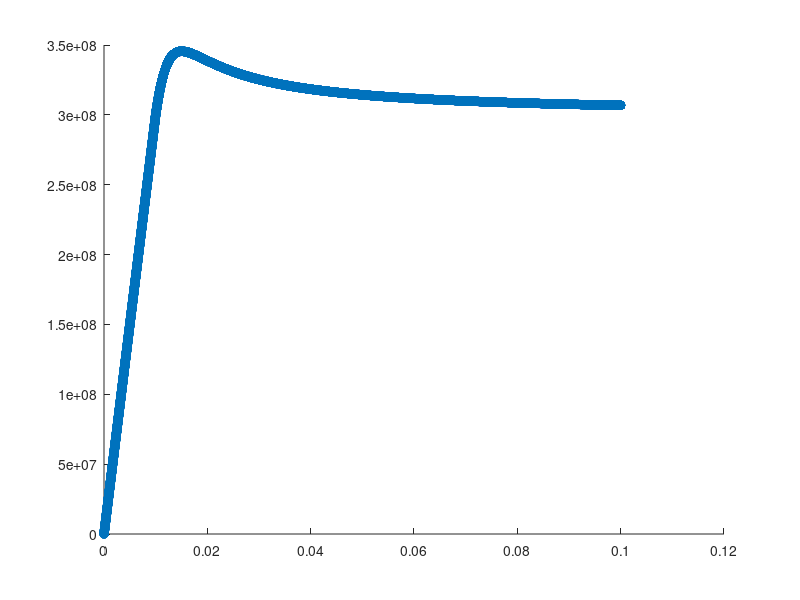

Reproduce this figure in MATLAB.
%% Script to simulate a basic stress-strain curve

%%Simulation Constants
b = 0.5*10^-10; %Burgers constant meters
E = 30*10^9; %elastic modulus in Pa
B = 200; %arbitrary constant for dislocation velocity
strainRate = 10^-3; 
disDensity = 10^12; %starting dislocation density, in m^2
SchmidtFactor = 0.5; %Schmidt Factor/Taylor FActor
dt = 10^-3; %step magnitude for simulation

%Dislocation Density Rate Constants
a1 = (10^12)^0.5; 
a2 = (10^12)^-1.9;

%Strengthening Mechanism Constants - all given in Pa
CRSS = 1.5*10^8; %Critical Resolved Shear Stress
tauWH =0;
tauPRE =0;
tauSS = 0;
tauGB = 0;

%Vectors to hold stress and strain values
stress = [0];
strain = [0];
plasticStrain = [0];


t = 0; %time
disDensityRate = 0; %dislocation density rate of change
v = 0; %dislocation velocity

isPlastic = 0; %Binary integer to indicate when we have moved to the plastic regime

yieldStress=0;
yieldStrain=0;

for n = 1:100000
    
    t = t + dt;
    strain = [strain, strainRate*t]; %update strain vector with total strain
    
    if isPlastic ==0

        stressVal = E*strainRate*t;

        RSS = stressVal*SchmidtFactor; %Resolved shear stress
        
        totalStrengthening = CRSS + tauWH + tauPRE + tauSS + tauGB;
    
        if RSS > (totalStrengthening)
            isPlastic=1; 
            yieldStress = stressVal;
            yieldStrain = strainRate*t;
        end
        
         if RSS < (totalStrengthening)
             plasticStrain = [plasticStrain, 0];
         end    
    end
    
    
    if isPlastic ==1     
       stressVal = E*((strainRate*t + disDensity*(b^2)*totalStrengthening/B)/(1+E*disDensity*(b^2)*SchmidtFactor/B));
       
       %plasticStrainRate = (disDensity*(b^2)/B)*(RSS - totalStrengthening);
       
       disDensityRate = a1*disDensity^(0.5) - a2*disDensity^(2); %Re-calculate the dislocation density rate of change
       disDensity = disDensity + disDensityRate*dt; %Recalculate the dislocation density
    end
    
    stress = [stress,stressVal]; %update stress vector
    
    
end

scatter(strain, stress)




